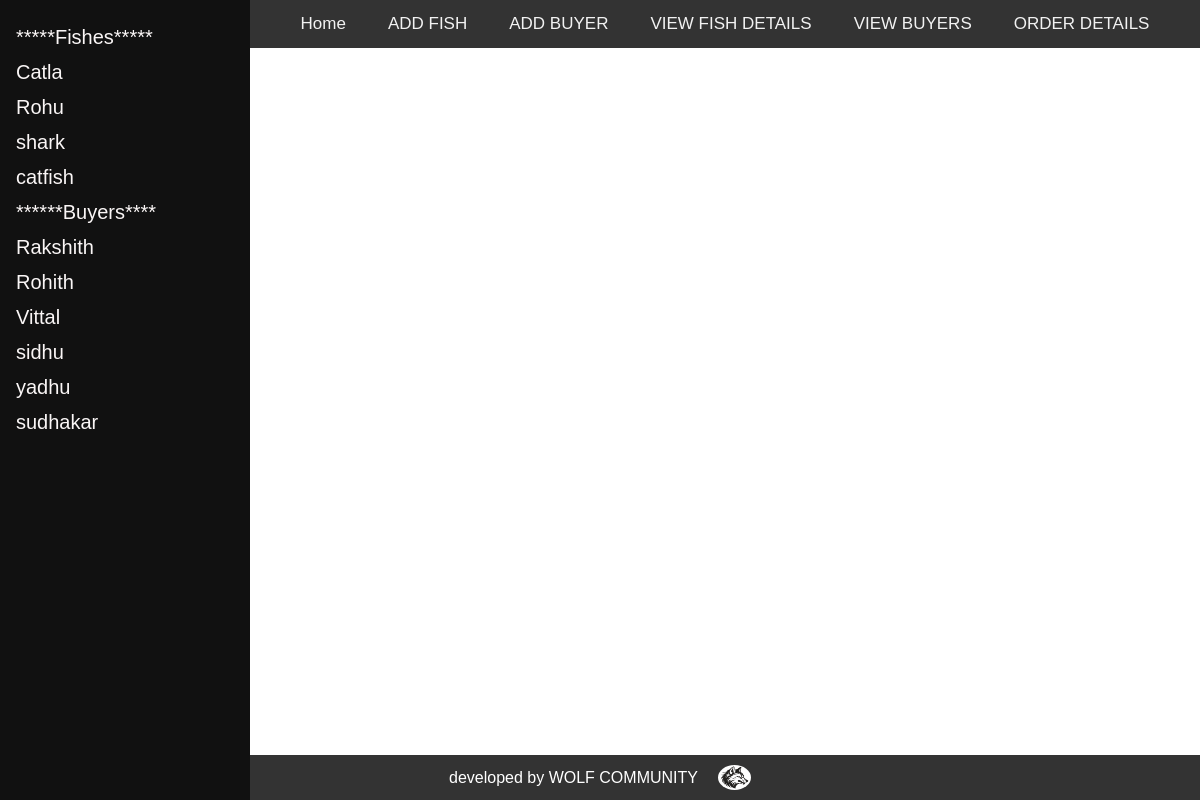
/admin_dashboard/, run on the app's committed database.
### myapp/models.py (models this page shows, shortened)
class FishDetails(models.Model):
    fish_id = models.AutoField(primary_key=True)
    fish_name = models.CharField('Fish Name', max_length=100)
    fish_price = models.DecimalField('Fish Price', max_digits=10, decimal_places=2)
    fish_quantity = models.PositiveIntegerField('Fish Quantity')
    date = models.DateField('Date', auto_now_add=True)

class User(AbstractUser):
    is_user = models.BooleanField('is_user', default=False)
    is_admin = models.BooleanField('is_admin', default=False)
    phone_number = models.CharField('Phone Number', max_length=15, blank=True, null=True)

### myapp/views.py (the view)
# urls.py: path("admin_dashboard/",views.admin_dashboard_2,name="admin_dashboard_2"),
def admin_dashboard_2(request):
    fishes=FishDetails.objects.all()
    users = User.objects.filter(is_admin=False)
    return render(request,"admin_dashboard.html",{'fishes':fishes,'users':users})

### templates/admin_dashboard.html (shortened to what this page needs)
<!DOCTYPE html>
<html lang="en">
<head>
</head>
<body>
    <div class="sidenav">
      <a href="#" >*****Fishes*****</a>
        <div class="f">
            {% if fishes %}
            {% for fish in fishes %}
            <a href="{% url 'view_profile_fish' fish_name=fish.fish_name %}">{{fish.fish_name}}</a>
            {% endfor %}
            {% endif %}
        </div>
        <a href="#">******Buyers****</a>
        <div class="e">
            {% if users %}
            {% for user in users %}
            <a href="{% url 'view_profile' id=user.id %}">{{ user }}</a>
            {% endfor %}
            {% endif %}
        </div>
    </div>
    <div class="main">
        <div class="topnav">
            <a href="{% url 'home_warehouse'%}">Home</a>
            <a href="{% url 'add_fish' %}">ADD FISH</a>
            <a href="{% url 'add_users' %}">ADD BUYER</a>
            <a href="{% url 'fishes' %}">VIEW FISH DETAILS</a>
            <a href="{% url 'view_users' %}">VIEW BUYERS</a>
            <a href="{% url 'orderdetails' %}"> ORDER DETAILS</a>
        </div>
        <div class="work-area">
        </div>
    </div>
    <footer>
        developed by WOLF COMMUNITY
        <img src="/static/img/wolf2.jpg" alt="WOLF">
    </footer>
</body>
</html>

### templates/admin_dashboard.html (style rules this page uses)
body { margin: 0; padding: 0; font-family: Arial, sans-serif; }
.sidenav { height: 100%; width: 250px; position: fixed; z-index: 1; top: 0; left: 0; background-color: #111; overflow-y: auto; padding-top: 20px; display: flex; flex-direction: column; max-width: 250px; }
.sidenav a { padding: 6px 8px 6px 16px; text-decoration: none; font-size: 20px; color: #faf6f6; display: block; }
.sidenav .e, .sidenav .f { max-height: 300px; overflow-y: auto; }
.main { margin-left: 250px; padding: 0px 10px; display: flex; flex-direction: column; align-items: center; justify-content: center; }
.topnav { position: fixed; top: 0; width: 1200px; background-color: #333; overflow: hidden; display: flex; justify-content: center; padding-right: 10px; margin: 0; }
.topnav a { left: 0px; color: #f2f2f2; text-align: center; padding: 14px 16px; text-decoration: none; font-size: 17px; margin-left: 10px; transition: background-color 0.3s; }
footer { background-color: #333; color: #fff; text-align: center; padding: 10px 0; position: fixed; bottom: 0; width: 100%; display: flex; justify-content: center; align-items: center; gap: 20px; }
img { width: 3cap; height: 25px; border-radius: 50%; }
.work-area { width: calc(100% - 250px); margin-top: 60px; padding: 20px; }

### data on the page
FishDetails: fish_name "Catla"
FishDetails: fish_name "Rohu"
FishDetails: fish_name "shark"
FishDetails: fish_name "catfish"
User: username "Rakshith"
User: username "Rohith"
User: username "Vittal"
User: username "sidhu"
User: username "yadhu"
User: username "sudhakar"
